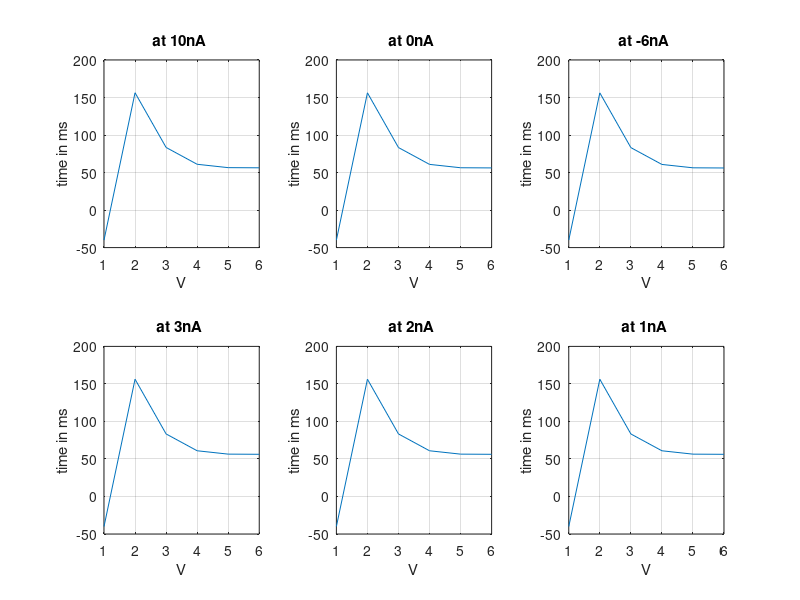

The MATLAB source for this figure:
%% This is the modelling of neuron (not the kinetic model)

iter = input('enter the iteration(time in milli second): ');
k = 6;
I = [10 0 -6 3 2 1];
%% defining kinetic rates

alpha_n = @(V) 0.01*(10 - V)/(exp((10-V)/10) - 1);
alpha_m = @(V) 0.1*(25 - V)/(exp((25-V)/10) - 1);
alpha_h = @(V) 0.07*exp(-V/20);

beta_n = @(V) 0.125*exp(-V/80);
beta_m = @(V) 4*exp(-V/18);
beta_h = @(V) 1/(exp((30-V)/10) + 1);

%% initializing constants

g_Na = 120;
g_K  = 36;
g_L  = 0.3;

V_Na = 115;
V_K  = -12;
V_L  = 10.6;

C = 1;

n = zeros(iter);
m = zeros(iter);
h = zeros(iter);
V = zeros(iter,k);

dt = 0.01;
%% resting values of a neuron
V(1,:) = -40;

m(1) = 1;
n(1) = 1;
h(1) = 1;
%%
figure
for x = 1:k

	for t = 1:iter
		G_Na = g_Na*h(t)*m(t)^3;
		G_K  = g_K*n(t)^4;
		G_L  = g_L;

		V(t+1,x) = V(t,x) + (I(x) - (G_Na*(V(t,x) - V_Na) + G_K*(V(t,x) - V_K) + G_L*(V(t,x) - V_L)))*(dt/C);

		n(t+1) = n(t) + dt*( (alpha_n(V(t,x))*(1-n(t))) - (beta_n(V(t,x))* n(t)) );
		m(t+1) = m(t) + dt*( (alpha_m(V(t,x))*(1-m(t))) - (beta_m(V(t,x))* m(t)) );
		h(t+1) = h(t) + dt*( (alpha_h(V(t,x))*(1-h(t))) - (beta_h(V(t,x))* h(t)) );
	end

	subplot(2,3,x)
	plot(V(:,x))
	grid on
	X = sprintf('at %dnA ',I(x));
	title(X)
	xlabel('V');
	ylabel('time in ms');

	

end



